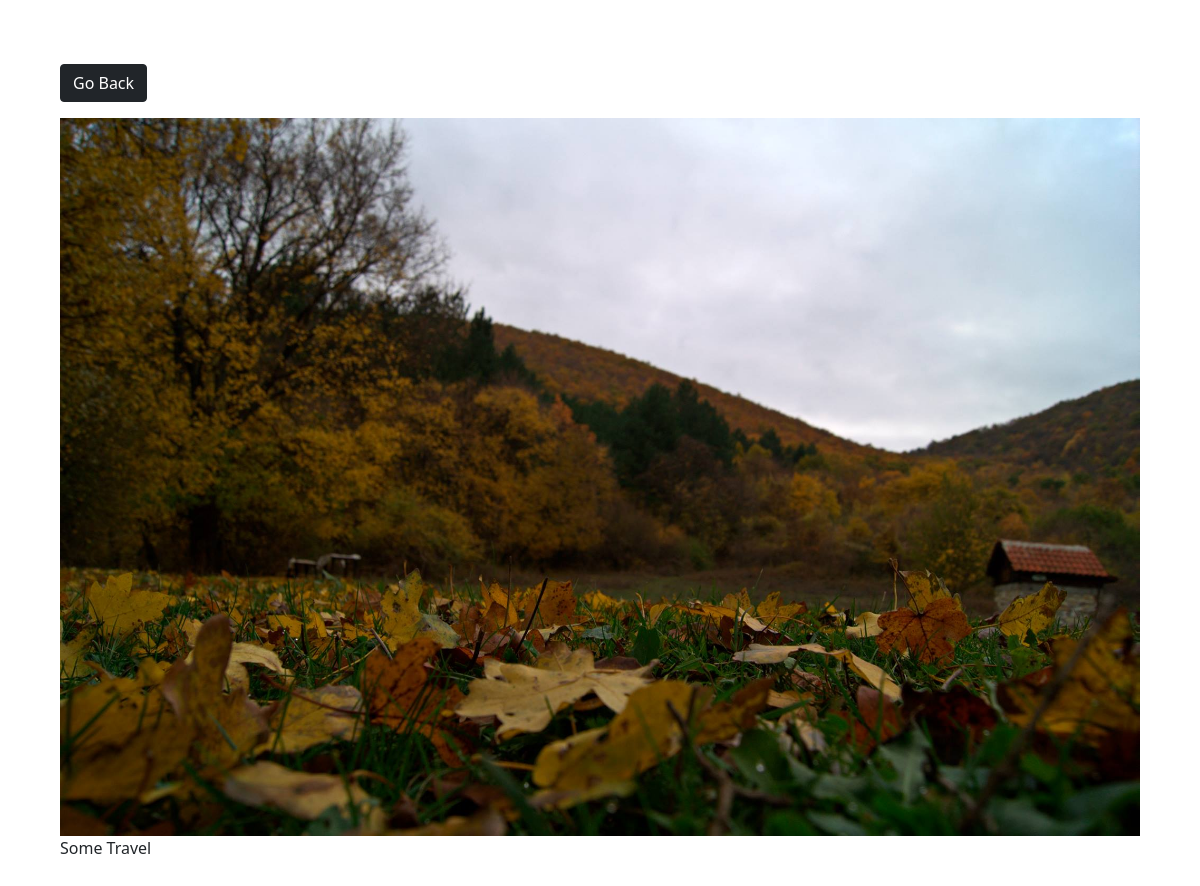
/photo/4/, run on the app's committed database.
### photos/models.py (models this page shows, shortened)
class Photo(models.Model):
    category = models.ForeignKey(Category,on_delete=models.SET_NULL,null=True,blank=True)
    image = models.ImageField(null=False, blank=False)
    description = models.TextField()

### photos/views.py (the view)
# urls.py: path("photo/<str:pk>/", views.viewPhoto, name="photo"),
def viewPhoto(request,pk):
    photo = Photo.objects.get(id=pk)
    return render(request, 'photos/photo.html',{"photo" : photo})

### photos/templates/photos/photo.html (shortened to what this page needs)
<!DOCTYPE html>
<html lang="en">
<head>
    <link href="https://cdn.jsdelivr.net/npm/bootstrap@5.0.0-beta2/dist/css/bootstrap.min.css" rel="stylesheet">
</head>
<body class="m-5">
    <div class="container">
        <div class="row justify-content-center">
            <div class="col">
                <a class="btn btn-dark my-3" href="{% url 'gallery'%}">Go Back</a>
                <div style="height: 90ch;">
                    <img style="max-width: 100%; max-height: 100%;" src="{{photo.image.url}}" alt="">
                    <P>{{photo.description}}</P>
                </div>
            </div>
        </div>
    </div>
</body>
</html>

### data on the page
Photo: image (picture), description "Some Travel"
